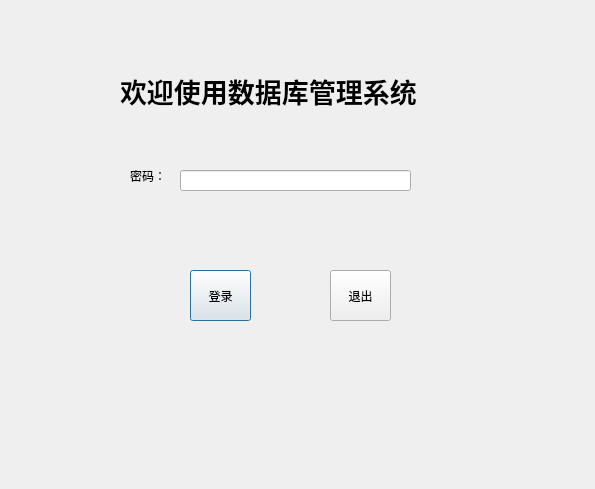
<?xml version="1.0" encoding="UTF-8"?>
<ui version="4.0">
 <class>LoginDialog</class>
 <widget class="QDialog" name="LoginDialog">
  <property name="geometry">
   <rect>
    <x>0</x>
    <y>0</y>
    <width>595</width>
    <height>489</height>
   </rect>
  </property>
  <property name="windowTitle">
   <string>Dialog</string>
  </property>
  <widget class="QLabel" name="label">
   <property name="geometry">
    <rect>
     <x>120</x>
     <y>50</y>
     <width>331</width>
     <height>81</height>
    </rect>
   </property>
   <property name="font">
    <font>
     <pointsize>20</pointsize>
     <weight>75</weight>
     <bold>true</bold>
    </font>
   </property>
   <property name="text">
    <string>欢迎使用数据库管理系统</string>
   </property>
  </widget>
  <widget class="QLabel" name="label_2">
   <property name="geometry">
    <rect>
     <x>130</x>
     <y>170</y>
     <width>54</width>
     <height>12</height>
    </rect>
   </property>
   <property name="text">
    <string>密码：</string>
   </property>
  </widget>
  <widget class="QLineEdit" name="pwdLineEdit">
   <property name="geometry">
    <rect>
     <x>180</x>
     <y>170</y>
     <width>231</width>
     <height>21</height>
    </rect>
   </property>
   <property name="echoMode">
    <enum>QLineEdit::Password</enum>
   </property>
  </widget>
  <widget class="QPushButton" name="loginBtn">
   <property name="geometry">
    <rect>
     <x>190</x>
     <y>270</y>
     <width>61</width>
     <height>51</height>
    </rect>
   </property>
   <property name="text">
    <string>登录</string>
   </property>
  </widget>
  <widget class="QPushButton" name="quitBtn">
   <property name="geometry">
    <rect>
     <x>330</x>
     <y>270</y>
     <width>61</width>
     <height>51</height>
    </rect>
   </property>
   <property name="text">
    <string>退出</string>
   </property>
  </widget>
 </widget>
 <resources/>
 <connections/>
</ui>
